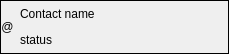
<?xml version="1.0" encoding="UTF-8"?>
<ui version="4.0">
 <class>ContactTreeItemWidget</class>
 <widget class="QFrame" name="ContactTreeItemWidget">
  <property name="geometry">
   <rect>
    <x>0</x>
    <y>0</y>
    <width>229</width>
    <height>54</height>
   </rect>
  </property>
  <property name="windowTitle">
   <string>Frame</string>
  </property>
  <property name="frameShape">
   <enum>QFrame::Box</enum>
  </property>
  <property name="frameShadow">
   <enum>QFrame::Plain</enum>
  </property>
  <layout class="QGridLayout" name="gridLayout">
   <property name="leftMargin">
    <number>0</number>
   </property>
   <property name="topMargin">
    <number>0</number>
   </property>
   <property name="rightMargin">
    <number>0</number>
   </property>
   <property name="bottomMargin">
    <number>0</number>
   </property>
   <property name="horizontalSpacing">
    <number>6</number>
   </property>
   <property name="verticalSpacing">
    <number>0</number>
   </property>
   <item row="0" column="1">
    <widget class="QLabel" name="lblFullName">
     <property name="text">
      <string>Contact name</string>
     </property>
    </widget>
   </item>
   <item row="1" column="1">
    <widget class="QLabel" name="lblStatus">
     <property name="text">
      <string>status</string>
     </property>
    </widget>
   </item>
   <item row="0" column="0" rowspan="2">
    <widget class="QLabel" name="lblIcon">
     <property name="sizePolicy">
      <sizepolicy hsizetype="Maximum" vsizetype="Preferred">
       <horstretch>0</horstretch>
       <verstretch>0</verstretch>
      </sizepolicy>
     </property>
     <property name="text">
      <string>@</string>
     </property>
     <property name="alignment">
      <set>Qt::AlignCenter</set>
     </property>
    </widget>
   </item>
  </layout>
 </widget>
 <resources/>
 <connections/>
</ui>
